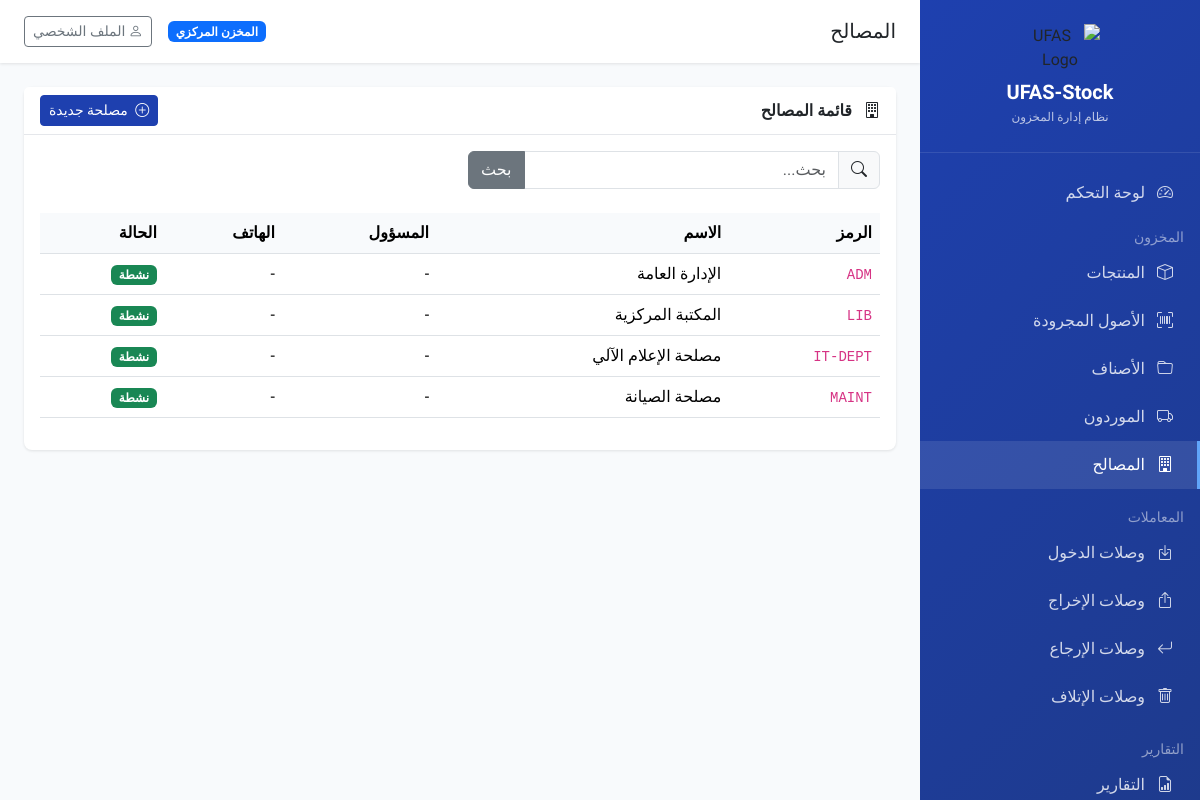
/inventory/departments/ (signed in), run on the app's committed database.
### core/models.py (models this page shows, shortened)
class Tenant(models.Model):
    TENANT_TYPES = [
        ('central', 'المخزن المركزي'),
        ('faculty', 'كلية'),
        ('institute', 'معهد'),
        ('department', 'قسم'),
    ]
    name = models.CharField('اسم الوحدة', max_length=200)
    code = models.CharField('رمز الوحدة', max_length=50, unique=True)
    tenant_type = models.CharField('نوع الوحدة', max_length=20, choices=TENANT_TYPES, default='faculty')
    address = models.TextField('العنوان', blank=True)
    phone = models.CharField('الهاتف', max_length=20, blank=True)
    email = models.EmailField('البريد الإلكتروني', blank=True)
    is_active = models.BooleanField('نشط', default=True)
    created_at = models.DateTimeField('تاريخ الإنشاء', auto_now_add=True)
    updated_at = models.DateTimeField('تاريخ التحديث', auto_now=True)
    class Meta:
        verbose_name = 'وحدة/مستأجر'
        verbose_name_plural = 'الوحدات/المستأجرين'
        ordering = ['name']

### inventory/models.py (models this page shows, shortened)
class Department(models.Model):
    name = models.CharField('اسم المصلحة', max_length=200)
    code = models.CharField('رمز المصلحة', max_length=50, blank=True)
    responsible_name = models.CharField('اسم المسؤول', max_length=200, blank=True)
    phone = models.CharField('الهاتف', max_length=20, blank=True)
    tenant = models.ForeignKey(
        'core.Tenant',
        on_delete=models.CASCADE,
        related_name='departments',
        verbose_name='الوحدة'
    )
    is_active = models.BooleanField('نشطة', default=True)
    created_at = models.DateTimeField('تاريخ الإنشاء', auto_now_add=True)
    class Meta:
        verbose_name = 'مصلحة'
        verbose_name_plural = 'المصالح'
        ordering = ['name']

### inventory/views.py (the view)
# urls.py: path('departments/', views.department_list, name='department_list'),
@login_required
def department_list(request):
    departments = get_tenant_queryset(request, Department)
    search = request.GET.get('search', '')
    if search:
        departments = departments.filter(
            Q(name__icontains=search) |
            Q(code__icontains=search)
        )
    paginator = Paginator(departments, 20)
    page = request.GET.get('page', 1)
    departments = paginator.get_page(page)
    return render(request, 'inventory/department_list.html', {'departments': departments, 'search': search})

### core/context_processors.py (called while the page is built)
def tenant_context(request):
    tenant = None
    if request.user.is_authenticated:
        tenant = getattr(request.user, 'tenant', None)
    return {
        'current_tenant': tenant,
        'is_super_admin': getattr(request.user, 'is_super_admin', False) if request.user.is_authenticated else False,
    }

### core/models.py (called while the page is built)
    @property
    def is_super_admin(self):
        return self.role == 'super_admin'

### inventory/views.py (called while the page is built)
def get_tenant_queryset(request, model):
    if request.user.is_super_admin:
        return model.objects.all()
    return model.objects.filter(tenant=request.user.tenant)

### templates/inventory/department_list.html (shortened to what this page needs)
{% extends 'base.html' %}
{% block page_title %}المصالح{% endblock %}
{% block content %}
<div class="card">
    <div class="card-header d-flex justify-content-between align-items-center">
        <span><i class="bi bi-building me-2"></i> قائمة المصالح</span>
        <a href="{% url 'department_create' %}" class="btn btn-primary btn-sm">
            <i class="bi bi-plus-circle me-1"></i> مصلحة جديدة
        </a>
    </div>
    <div class="card-body">
        <form method="get" class="row g-3 mb-4">
            <div class="col-md-6">
                <div class="input-group">
                    <span class="input-group-text"><i class="bi bi-search"></i></span>
                    <input type="text" name="search" class="form-control" placeholder="بحث..." value="{{ search }}">
                    <button type="submit" class="btn btn-secondary">بحث</button>
                </div>
            </div>
        </form>
        <div class="table-responsive">
            <table class="table table-hover">
                <thead>
                    <tr>
                        <th>الرمز</th>
                        <th>الاسم</th>
                        <th>المسؤول</th>
                        <th>الهاتف</th>
                        <th>الحالة</th>
                    </tr>
                </thead>
                <tbody>
                    {% for dept in departments %}
                    <tr>
                        <td><code>{{ dept.code|default:"-" }}</code></td>
                        <td>{{ dept.name }}</td>
                        <td>{{ dept.responsible_name|default:"-" }}</td>
                        <td>{{ dept.phone|default:"-" }}</td>
                        <td>
                            {% if dept.is_active %}
                            <span class="badge bg-success">نشطة</span>
                            {% else %}
                            <span class="badge bg-secondary">غير نشطة</span>
                            {% endif %}
                        </td>
                    </tr>
                    {% empty %}
                    <tr>
                        <td colspan="5" class="text-center text-muted py-4">لا توجد مصالح</td>
                    </tr>
                    {% endfor %}
                </tbody>
            </table>
        </div>
    </div>
</div>
{% endblock %}

### templates/base.html (shortened to what this page needs)
{% load static %}
<!DOCTYPE html>
<html lang="ar" dir="rtl">
<head>
    <link href="https://cdn.jsdelivr.net/npm/bootstrap@5.3.3/dist/css/bootstrap.rtl.min.css" rel="stylesheet">
    <link href="https://cdn.jsdelivr.net/npm/bootstrap-icons@1.11.3/font/bootstrap-icons.min.css" rel="stylesheet">
</head>
<body>
    {% if user.is_authenticated %}
    <nav class="sidebar">
        <div class="logo">
            <img src="{% static 'img/logo-ufas.png' %}" alt="UFAS Logo" style="max-width: 80px; margin-bottom: 0.5rem;">
            <h5>UFAS-Stock</h5>
            <small>نظام إدارة المخزون</small>
        </div>
        <ul class="nav flex-column mt-3">
            <li class="nav-item">
                <a class="nav-link {% if request.resolver_match.url_name == 'dashboard' %}active{% endif %}" href="{% url 'dashboard' %}">
                    <i class="bi bi-speedometer2"></i> لوحة التحكم
                </a>
            </li>
            <li class="nav-item mt-2">
                <small class="text-white-50 px-3">المخزون</small>
            </li>
            <li class="nav-item">
                <a class="nav-link {% if 'product' in request.resolver_match.url_name %}active{% endif %}" href="{% url 'product_list' %}">
                    <i class="bi bi-box"></i> المنتجات
                </a>
            </li>
            <li class="nav-item">
                <a class="nav-link {% if 'item' in request.resolver_match.url_name %}active{% endif %}" href="{% url 'item_list' %}">
                    <i class="bi bi-upc-scan"></i> الأصول المجرودة
                </a>
            </li>
            <li class="nav-item">
                <a class="nav-link {% if 'category' in request.resolver_match.url_name %}active{% endif %}" href="{% url 'category_list' %}">
                    <i class="bi bi-folder"></i> الأصناف
                </a>
            </li>
            <li class="nav-item">
                <a class="nav-link {% if 'supplier' in request.resolver_match.url_name %}active{% endif %}" href="{% url 'supplier_list' %}">
                    <i class="bi bi-truck"></i> الموردون
                </a>
            </li>
            <li class="nav-item">
                <a class="nav-link {% if 'department' in request.resolver_match.url_name %}active{% endif %}" href="{% url 'department_list' %}">
                    <i class="bi bi-building"></i> المصالح
                </a>
            </li>
            <li class="nav-item mt-3">
                <small class="text-white-50 px-3">المعاملات</small>
            </li>
            <li class="nav-item">
                <a class="nav-link {% if 'entry_voucher' in request.resolver_match.url_name %}active{% endif %}" href="{% url 'entry_voucher_list' %}">
                    <i class="bi bi-box-arrow-in-down"></i> وصلات الدخول
                </a>
            </li>
            <li class="nav-item">
                <a class="nav-link {% if 'exit_voucher' in request.resolver_match.url_name %}active{% endif %}" href="{% url 'exit_voucher_list' %}">
                    <i class="bi bi-box-arrow-up"></i> وصلات الإخراج
                </a>
            </li>
            <li class="nav-item">
                <a class="nav-link {% if 'return_voucher' in request.resolver_match.url_name %}active{% endif %}" href="{% url 'return_voucher_list' %}">
                    <i class="bi bi-arrow-return-left"></i> وصلات الإرجاع
                </a>
            </li>
            <li class="nav-item">
                <a class="nav-link {% if 'disposal_voucher' in request.resolver_match.url_name %}active{% endif %}" href="{% url 'disposal_voucher_list' %}">
                    <i class="bi bi-trash"></i> وصلات الإتلاف
                </a>
            </li>
            <li class="nav-item mt-3">
                <small class="text-white-50 px-3">التقارير</small>
            </li>
            <li class="nav-item">
                <a class="nav-link {% if 'report' in request.resolver_match.url_name %}active{% endif %}" href="{% url 'reports_index' %}">
                    <i class="bi bi-file-earmark-bar-graph"></i> التقارير
                </a>
            </li>
        </ul>
    </nav>
    <main class="main-content">
        <div class="topbar">
            <div>
                <h5 class="mb-0 d-inline">{% block page_title %}{% endblock %}</h5>
            </div>
            <div class="d-flex align-items-center gap-3">
                {% if current_tenant %}
                <span class="badge bg-primary">{{ current_tenant.name }}</span>
                {% endif %}
                <a href="{% url 'profile' %}" class="btn btn-outline-secondary btn-sm">
                    <i class="bi bi-person"></i> الملف الشخصي
                </a>
            </div>
        </div>
        {% block content %}{% endblock %}
    </main>
    {% else %}
    {% block auth_content %}{% endblock %}
    {% endif %}
</body>
</html>

### templates/base.html (style rules this page uses)
:root { --primary-color: #1e40af; --secondary-color: #3b82f6; --sidebar-width: 280px; }
body { font-family: 'Tajawal', sans-serif; background-color: #f8fafc; }
.sidebar { width: var(--sidebar-width); min-height: 100vh; background: linear-gradient(135deg, var(--primary-color) 0%, #1e3a8a 100%); position: fixed; right: 0; top: 0; z-index: 1000; transition: all 0.3s; }
.sidebar .logo { padding: 1.5rem; text-align: center; border-bottom: 1px solid rgba(255,255,255,0.1); }
.sidebar .logo h5 { color: white; margin: 0; font-weight: 700; }
.sidebar .logo small { color: rgba(255,255,255,0.7); font-size: 0.75rem; }
.sidebar .nav-link { color: rgba(255,255,255,0.8); padding: 0.75rem 1.5rem; transition: all 0.2s; border-right: 3px solid transparent; }
.sidebar .nav-link:hover, .sidebar .nav-link.active { color: white; background: rgba(255,255,255,0.1); border-right-color: #60a5fa; }
.sidebar .nav-link i { width: 24px; margin-left: 0.5rem; }
.main-content { margin-right: var(--sidebar-width); padding: 1.5rem; min-height: 100vh; }
.topbar { background: white; padding: 1rem 1.5rem; margin: -1.5rem -1.5rem 1.5rem; box-shadow: 0 1px 3px rgba(0,0,0,0.1); display: flex; justify-content: space-between; align-items: center; }
.card { border: none; box-shadow: 0 1px 3px rgba(0,0,0,0.1); border-radius: 0.5rem; }
.card-header { background: white; border-bottom: 1px solid #e5e7eb; font-weight: 600; }
.btn-primary { background: var(--primary-color); border-color: var(--primary-color); }
.table th { font-weight: 600; background: #f8fafc; }

### data on the page
Tenant: name "المخزن المركزي"
Department: code "ADM", name "الإدارة العامة", responsible_name "-", phone "-", is_active "نشطة"
Department: code "LIB", name "المكتبة المركزية", responsible_name "-", phone "-", is_active "نشطة"
Department: code "IT-DEPT", name "مصلحة الإعلام الآلي", responsible_name "-", phone "-", is_active "نشطة"
Department: code "MAINT", name "مصلحة الصيانة", responsible_name "-", phone "-", is_active "نشطة"
